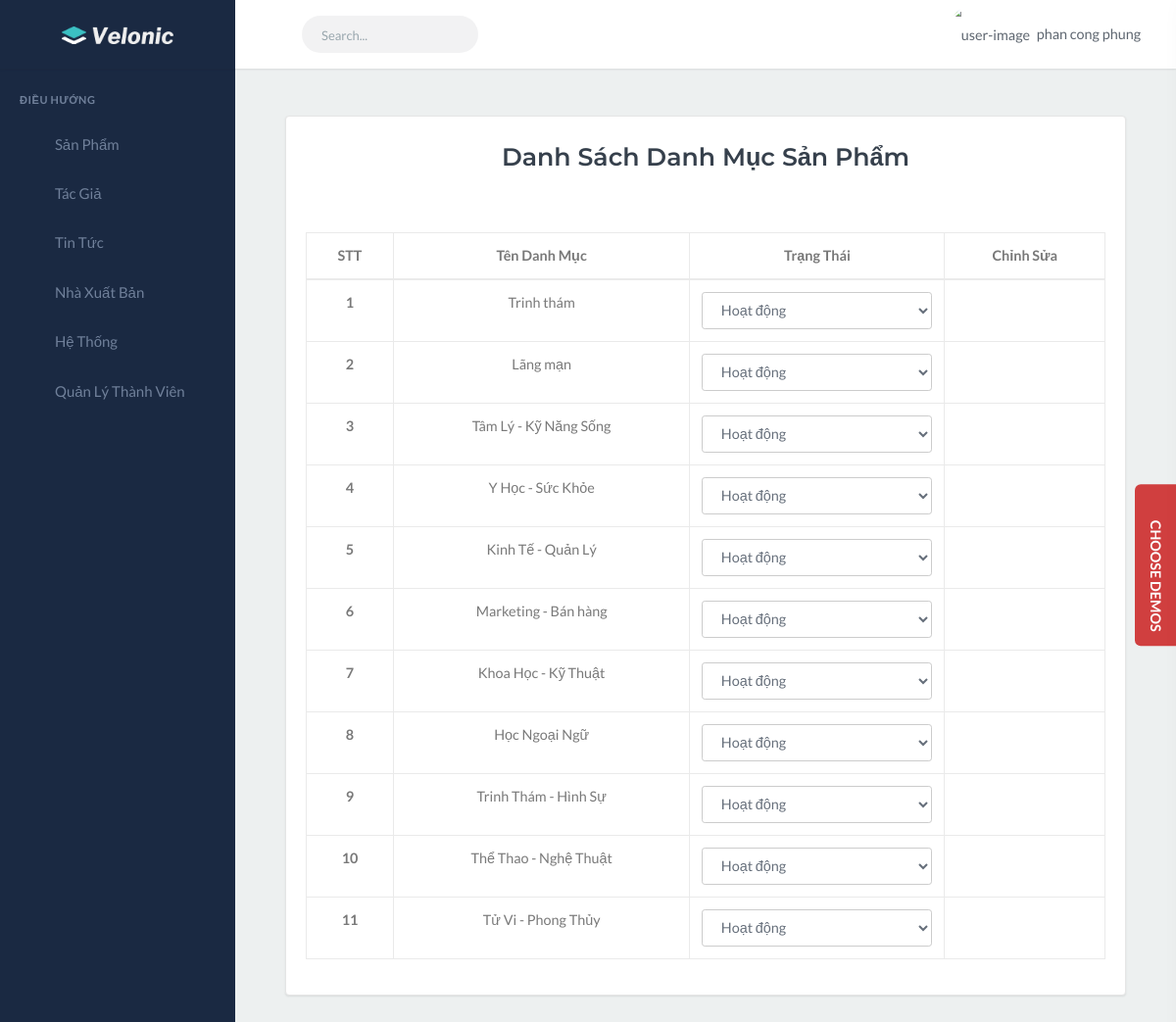
Screenshot of /?action=admin-productCategory (signed in) with the database file from the repository.
### tables this page shows
CREATE TABLE `product_category` (
  `id` int(9) NOT NULL,
  `name` varchar(255) NOT NULL,
  `status` tinyint(1) NOT NULL,
  `featured` int(1) DEFAULT NULL,
  `created_at` datetime NOT NULL,
  `updated_at` datetime NOT NULL
);

### views/admin/AdminView.php (called while the page is built, shortened)
<?php
class AdminView
{
    public function productCategoryList()
    {
        require_once("templates/admin/productCategory/index.php");
    }
}

### controllers/AdminController.php (called while the page is built, shortened)
<?php
class AdminController
{
    public function productCategoryList()
    {
        require_once('views/admin/AdminView.php');
        $loginView = new AdminView();
        $loginView->productCategoryList();
    }
}

### models/admin/ProductCategoryModel.php (called while the page is built, shortened)
<?php
 function getAllProductCategory(){
    $conn = mysqli_connect('localhost', 'root', '', 'qlbansach');
    mysqli_set_charset($conn,"utf8");
    $result = $conn->query("SELECT * FROM product_category");
    $productCategorys = array();
    if ($result->num_rows > 0) {
        while ($productCategory = mysqli_fetch_assoc($result)) {
            $productCategorys[] = $productCategory ;
        };
    }
    return $productCategorys;
}

### templates/admin/productCategory/index.php (the view, shortened to what this page needs)
<?php include('templates/admin/layouts/header.php'); ?>
<?php include 'models/admin/ProductCategoryModel.php';  ?>
<div class="content-page">
    <div class="content">
        <div class="row">
            <div class="col-12 mx-auto p-5">
                <div class="card">
                    <div class="card-title text-center p-3 mx-auto">
                        <h3 class="font-weight-bold">Danh Sách Danh Mục Sản Phẩm</h3>
                    </div>
                    <div class="card-body">
                        <table class="table table-bordered">
                            <thead>
                                <tr>
                                    <th scope="col" class="text-center">STT</th>
                                    <th scope="col" class="text-center">Tên Danh Mục</th>
                                    <th scope="col" class="text-center">Trạng Thái</th>
                                    <th scope="col" class="text-center">Chỉnh Sửa</th>
                                </tr>
                            </thead>
                            <tbody>
                                <?php
                                $num = 1;
                                $results = getAllProductCategory();
                                foreach ($results as $result) :
                                ?>
                                <tr>
                                    <th scope="row" class="text-center"><?= $num++ ?></th>
                                    <td class="text-center"><?= $result['name'] ?></td>
                                    <th scope="row" class="text-center"> <select id="status" name="status"
                                            class="form-control">
                                            <?php
                                                if ($result['status'] == 1) {
                                                    echo '<option value="1" selected>Hoạt động</option>';
                                                } else {
                                                    echo '<option value="1">Hoạt động</option>';
                                                    echo '<option value="0"selected>Tạm ngưng</option>';
                                                }
                                                ?>
                                        </select>
                                    </th>
                                    <td class="text-center">
                                        <a href="?action=admin-edit-productCategory&PCed=<?= $result['id'] ?>"><i
                                                class="fa fa-edit" aria-hidden="true"></i></a>
                                        <a onclick="return confirm('Bạn có muốn xóa?')"
                                            href="templates/admin/productCategory/deleteProductCategory.php?PCid=<?= $result['id'] ?>"><i
                                                class="fa fa-trash" aria-hidden="true"></i></a>
                                    </td>
                                </tr>
                                <?php endforeach; ?>
                            </tbody>
                        </table>
                    </div>
                </div>
            </div>
        </div>
    </div>
</div>
<?php include('templates/admin/layouts/footer.php'); ?>

### index.php (shortened to what this page needs)
<?php
$action = isset($_GET['action']) ? $_GET['action'] : "";
require_once 'controllers/AdminController.php';
$homeController = new HomeController;
$adminController = new AdminController;
if ($action == 'home') {
    $homeController->index();
} else if ($action == 'blogs') {
    $homeController->blogs();
} else if ($action == 'products') {
    $homeController->products();
} else if ($action == 'contact') {
    $homeController->contact();
} else if (strstr($action, 'productId')) {
    $id = explode('-', strstr($action, 'productId'));
    $homeController->productId($id[1]);
} else if ($action == 'addToCart') {
    $homeController->addToCart();
} else if ($action == 'cart') {
    $homeController->cart();
} else if ($action == 'order') {
    $homeController->order();
} else if (strstr($action, 'deleteCartId')) {
    $id = explode('-', strstr($action, 'deleteCartId'));
    $homeController->deleteCart($id[1]);
}
else if ($action == 'login') {
    $adminController->login();
} else if ($action == 'logout') {
    $adminController->logout();
} else if ($action == 'dashboard') {
    $adminController->index();
} else if ($action == 'admin-publisher') {
    $adminController->publisher();
} else if ($action == 'admin-add-publisher') {
    $adminController->addPublisher();
} else if ($action == 'admin-delete-publisher') {
    $adminController->deletePublisher();
} else if ($action == 'admin-edit-publisher') {
    $adminController->editPublisher();
} else if ($action == 'admin-author') {
    $adminController->author();
} else if ($action == 'admin-add-author') {
    $adminController->addAuthor();
} else if ($action == 'admin-delete-author') {
    $adminController->deleteAuthor();
} else if ($action == 'admin-edit-author') {
    $adminController->editAuthor();
} else if ($action == 'userlist') {
    $adminController->userlist();
} else if ($action == 'user-delete') {
    $adminController->delete();
} else if (strstr($action, 'fixuserId')) {
    $adminController->fixuser();
} else if ($action == 'user-add') {
    $adminController->adduser();
} else if ($action == 'admin-product') {
    $adminController->productList();
} else if ($action == 'admin-add-product') {
    $adminController->addproduct();
} else if ($action == 'admin-edit-product') {
    $adminController->editProduct();
} else if ($action == 'admin-post') {
    $adminController->PostList();
} else if ($action == 'admin-add-post') {
    $adminController->addPost();
} else if ($action == 'admin-edit-post') {
    $adminController->editPost();
} else if ($action == 'admin-productCategory') {
    $adminController->productCategoryList();
} else if ($action == 'admin-add-productCategory') {
    $adminController->addProductCategory();
} else if ($action == 'admin-edit-productCategory') {
    $adminController->editProductCategory();
} else if ($action == 'admin-postCategory') {
    $adminController->postCategoryList();
} else if ($action == 'admin-add-postCategory') {
    $adminController->addPostCategory();
} else if ($action == 'admin-edit-postCategory') {
    $adminController->editPostCategory();
} else if ($action == 'admin-setting') {
    $adminController->setting();
} else if ($action == 'admin-add-setting') {
    $adminController->addSetting();
} else if ($action == 'admin-edit-setting') {
    $adminController->editSetting();
} else if ($action == 'admin-delete-setting') {
    $adminController->deleteSetting();
} else {
    echo "404 ERROR";
}

### templates/admin/layouts/header.php (shortened to what this page needs)
<!DOCTYPE html>
<html lang="en">
<head>
    <link href="templates/admin/assets\libs\sweetalert2\sweetalert2.min.css" rel="stylesheet" type="text/css">
    <link href="templates/admin/assets\css\bootstrap.min.css" rel="stylesheet" type="text/css" id="bootstrap-stylesheet">
    <link href="templates/admin/assets\css\icons.min.css" rel="stylesheet" type="text/css">
    <link href="templates/admin/assets\css\app.min.css" rel="stylesheet" type="text/css" id="app-stylesheet">
</head>
<body>
    <div id="wrapper">
        <div class="navbar-custom">
            <ul class="list-unstyled topnav-menu float-right mb-0">
                <li class="dropdown notification-list">
                    <a class="nav-link dropdown-toggle nav-user mr-0 waves-effect" data-toggle="dropdown" href="#" role="button" aria-haspopup="false" aria-expanded="false">
                        <img src="templates/admin/images/Users/<?= $_SESSION['admin'][0]['avatar'] ?>" alt="user-image" class="rounded-circle">
                        <span class="pro-user-name ml-1">
                            <?= $_SESSION['admin'][0]['firstName'] . " " . $_SESSION['admin'][0]['lastName'] ?> <i class="mdi mdi-chevron-down"></i>
                        </span>
                    </a>
                </li>
            </ul>
            <div class="logo-box">
                <a href="?action=dashboard" class="logo text-center logo-light">
                    <span class="logo-lg">
                        <img src="templates/admin/assets\images\logo-light.png" alt="" height="18">
                    </span>
                </a>
            </div>
            <ul class="list-unstyled topnav-menu topnav-menu-left m-0">
                <li>
                    <button class="button-menu-mobile waves-effect">
                        <i class="mdi mdi-menu"></i>
                    </button>
                </li>
                <li class="d-none d-lg-block">
                    <form class="app-search">
                        <div class="app-search-box">
                            <div class="input-group">
                                <input type="text" class="form-control" placeholder="Search...">
                                <div class="input-group-append">
                                    <button class="btn" type="submit">
                                        <i class="fas fa-search"></i>
                                    </button>
                                </div>
                            </div>
                        </div>
                    </form>
                </li>
            </ul>
        </div>
        <div class="left-side-menu">
            <div class="slimscroll-menu">
                <div id="sidebar-menu">
                    <ul class="metismenu" id="side-menu">
                        <li class="menu-title">Điều Hướng</li>
                        <?php
                        if ($_SESSION['admin'][0]['id_role'] == 1) : ?>
                            <li>
                                <a href="javascript: void(0);" class="waves-effect">
                                    <i class="ion-md-speedometer"></i>
                                    <span> Sản Phẩm</span>
                                </a>
                            </li>
                            <li>
                                <a href="javascript: void(0);" class="waves-effect">
                                    <i class="ion-md-mail"></i>
                                    <span>Tác Giả</span>
                                </a>
                            </li>
                            <li>
                                <a href="javascript: void(0);" class="waves-effect">
                                    <i class="ion-md-map"></i>
                                    <span> Tin Tức</span>
                                    <span class="menu-arrow"></span>
                                </a>
                            </li>
                            <li>
                                <a href="javascript: void(0);" class="waves-effect">
                                    <i class="ion-md-mail"></i>
                                    <span>Nhà Xuất Bản</span>
                                </a>
                            </li>
                            <li>
                                <a href="javascript: void(0);" class="waves-effect">
                                    <i class="ion-md-mail"></i>
                                    <span> Hệ Thống</span>
                                </a>
                            </li>
                            <li>
                                <a href="javascript: void(0);" class="waves-effect">
                                    <i class="ion-md-mail"></i>
                                    <span>Quản Lý Thành Viên</span>
                                </a>
                            </li>
                        <?php endif; ?>
                    </ul>
                </div>
            </div>
        </div>

### templates/admin/layouts/footer.php (shortened to what this page needs)
</div>
    <a href="javascript:void(0);" class="right-bar-toggle demos-show-btn">
        <i class="mdi mdi-settings-outline mdi-spin"></i> &nbsp;Choose Demos
    </a>
</body>
</html>

### rows the page displays
product_category: name "Trinh thám", status "Hoạt động"
product_category: name "Lãng mạn", status "Hoạt động"
product_category: name "Tâm Lý - Kỹ Năng Sống", status "Hoạt động"
product_category: name "Y Học - Sức Khỏe", status "Hoạt động"
product_category: name "Kinh Tế - Quản Lý", status "Hoạt động"
product_category: name "Marketing - Bán hàng", status "Hoạt động"
product_category: name "Khoa Học - Kỹ Thuật", status "Hoạt động"
product_category: name "Học Ngoại Ngữ", status "Hoạt động"
product_category: name "Trinh Thám - Hình Sự", status "Hoạt động"
product_category: name "Thể Thao - Nghệ Thuật", status "Hoạt động"
product_category: name "Tử Vi - Phong Thủy", status "Hoạt động"

### other values shown
$_SESSION['admin'][0]['firstName'] "phan"
$_SESSION['admin'][0]['lastName'] "cong phung"
